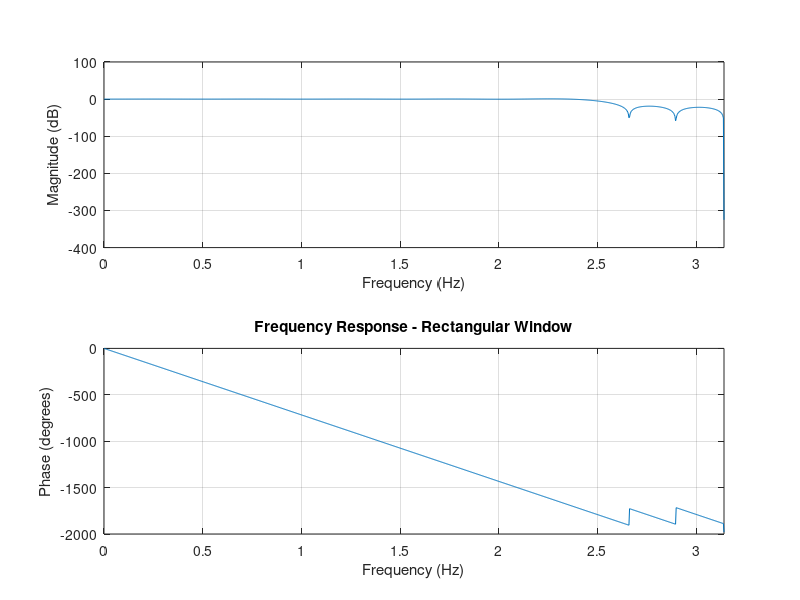
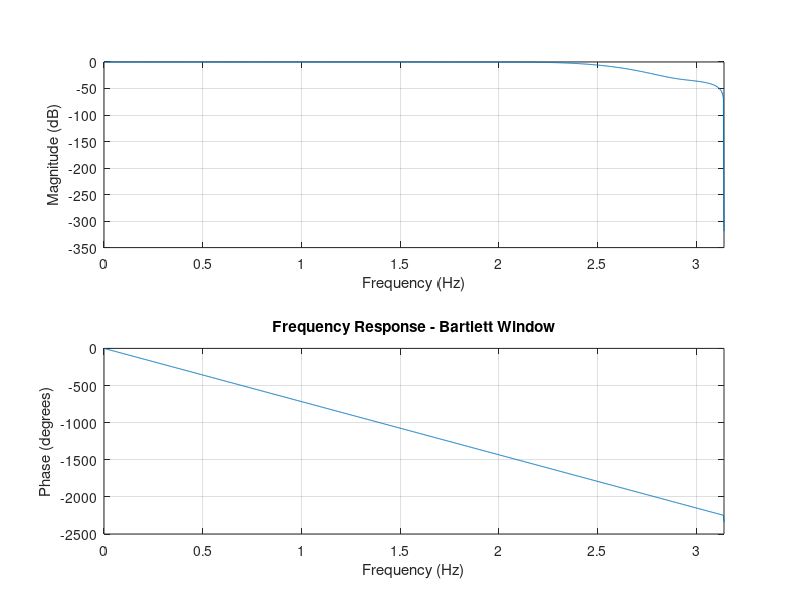
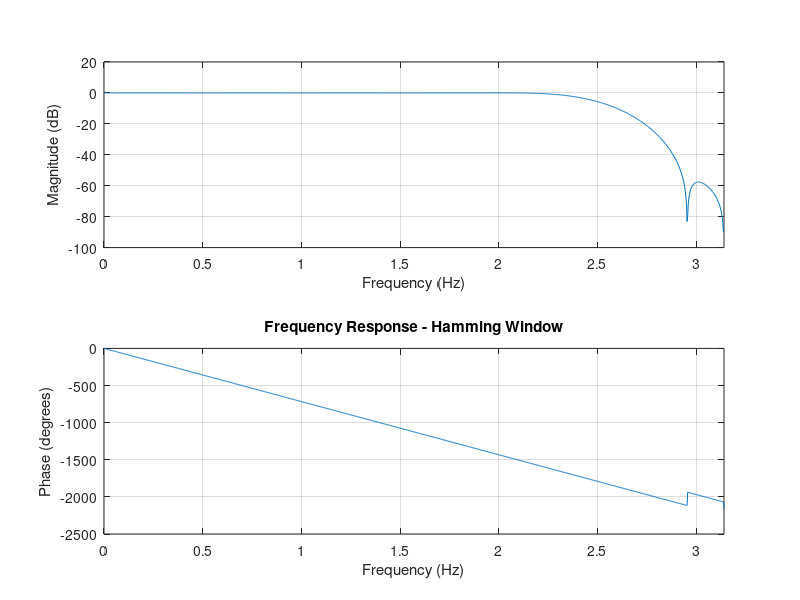
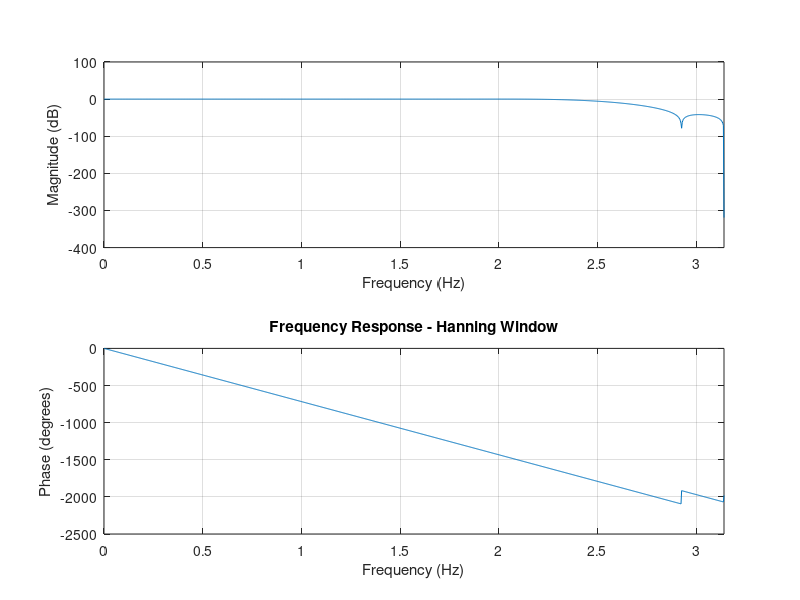

Here is the MATLAB script that generated these plots, in order:
% Subject: DSP, TE, E7TC, Elctive I
% Design Low Pass FIR filter of frequency 0.8pi 
% Pass the filter coefficents via Rectangular, Bartlett, Hamming and
% Hanning, and Blakmann windows.

clear all;
close all;

% Parameters
cutoff_frequency = 0.8 * pi;  % Cutoff frequency in radians
filter_order = 25;           % Filter order

% Calculate normalized cutoff frequency between 0 to 1
normalized_cutoff = cutoff_frequency / pi;

% Design the filter using the fir1 function and return filter coefficient
bR = fir1(filter_order, normalized_cutoff, 'low', rectwin(filter_order+1));
bBart = fir1(filter_order, normalized_cutoff, 'low', bartlett(filter_order+1));
bHm = fir1(filter_order, normalized_cutoff, 'low', hamming(filter_order+1));
bHa= fir1(filter_order, normalized_cutoff, 'low', hanning(filter_order+1));
bBl = fir1(filter_order, normalized_cutoff, 'low', blackman(filter_order+1));

% Frequency response plot
figure;
freqz(bR, 1, 1024, 2*pi)  
title('Frequency Response - Rectangular Window');

figure;
freqz(bBart, 1, 1024, 2*pi)
title('Frequency Response - Bartlett Window');

figure;
freqz(bHm, 1, 1024, 2*pi)
title('Frequency Response - Hamming Window');

figure;
freqz(bHa, 1, 1024, 2*pi)
title('Frequency Response - Hanning Window');

figure;
freqz(bBl, 1, 1024, 2*pi)
title('Frequency Response - Blackman Window');